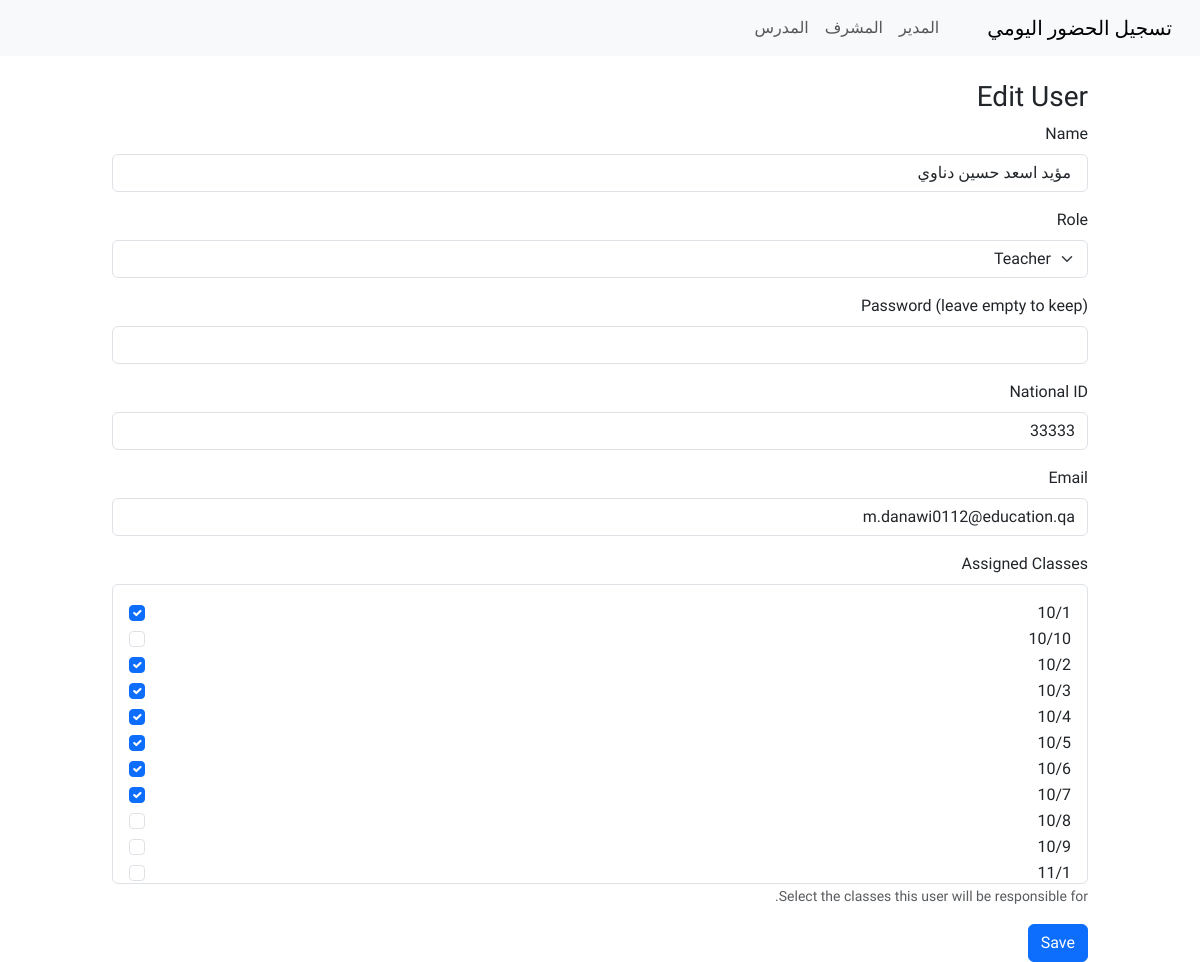
Page /admin/users/84/edit (signed in) on the committed database.
### tables this page shows
CREATE TABLE "user" (
	"id"	INTEGER NOT NULL,
	"name"	VARCHAR(150) NOT NULL,
	"role"	VARCHAR(50) NOT NULL,
	"password_hash"	VARCHAR(200),
	"national_id"	VARCHAR(50),
	"classes"	VARCHAR(200),
	"email"	VARCHAR(50),
	"emp_id"	VARCHAR(50),
	PRIMARY KEY("id")
);

CREATE TABLE school_class (
	id INTEGER NOT NULL, 
	name VARCHAR(120) NOT NULL, 
	PRIMARY KEY (id)
);

### app.py (the view, shortened to what this page needs)
@app.route('/admin/users/<int:user_id>/edit', methods=['GET', 'POST'])
@login_required
def admin_users_edit(user_id):
    if not admin_required():
        return redirect(url_for('index'))
    conn = get_db()
    row = conn.execute("SELECT * FROM user WHERE id = ?", (user_id,)).fetchone()
    if not row:
        flash('User not found', 'danger')
        return redirect(url_for('admin_users'))
    user = RowObject(row)
    classes_rows = conn.execute("SELECT * FROM school_class ORDER BY name").fetchall()
    classes = [RowObject(r) for r in classes_rows]
    return render_template('admin_user_form.html', user=user, classes=classes)

### app.py (called while the page is built)
def get_db():
    db_conn = getattr(g, '_database', None)
    if db_conn is None:
        db_conn = sqlite3.connect(DATABASE, detect_types=sqlite3.PARSE_DECLTYPES)
        db_conn.row_factory = sqlite3.Row
        g._database = db_conn
    return db_conn

@login_manager.user_loader
def load_user(user_id):
    conn = get_db()
    row = conn.execute("SELECT * FROM user WHERE id = ?", (int(user_id),)).fetchone()
    return SimpleUser(row) if row else None

def admin_required():
    if not current_user.is_authenticated or current_user.role != 'admin':
        flash('Unauthorized', 'danger')
        return False
    return True

    def __getattr__(self, name):
        try:
            return self._r[name]
        except Exception:
            raise AttributeError(name)

### templates/admin_user_form.html (shortened to what this page needs)
{% extends 'layout.html' %}
{% block content %}
<h3>{{ 'Edit' if user else 'Create' }} User</h3>
<form method="post">
    <div class="mb-3">
        <label class="form-label">Name</label>
        <input class="form-control" name="name" value="{{ user.name if user else '' }}" required>
    </div>
    <div class="mb-3">
        <label class="form-label">Role</label>
        <select name="role" class="form-select">
            <option value="teacher" {% if user and user.role=='teacher' %}selected{% endif %}>Teacher</option>
        </select>
    </div>
    <div class="mb-3">
        <label class="form-label">Password (leave empty to keep)</label>
        <input class="form-control" name="password" type="password">
    </div>
    <div class="mb-3">
        <label class="form-label">National ID</label>
        <input class="form-control" name="national_id" value="{{ user.national_id if user else '' }}">
    </div>
    <div class="mb-3">
        <label class="form-label">Email</label>
        <input class="form-control" name="email" type="email" value="{{ user.email if user else '' }}">
    </div>
    <div class="mb-3" id="class-assignment-section" style="display: none;">
        <label class="form-label">Assigned Classes</label>
        <div class="border p-3 rounded" style="max-height: 300px; overflow-y: auto;">
            {% if classes %}
            {% set assigned_class_ids = user.classes.split(',') if user and user.classes else [] %}
            {% for cls in classes %}
            <div class="form-check">
                <input class="form-check-input" type="checkbox" name="assigned_classes" value="{{ cls.id }}"
                    id="class_{{ cls.id }}" {% if cls.id|string in assigned_class_ids %}checked{% endif %}>
                <label class="form-check-label" for="class_{{ cls.id }}">
                    {{ cls.name }}
                </label>
            </div>
            {% endfor %}
            {% else %}
            <p class="text-muted mb-0">No classes available. Please create classes first.</p>
            {% endif %}
        </div>
        <small class="form-text text-muted">Select the classes this user will be responsible for.</small>
    </div>
    <button class="btn btn-primary" type="submit">Save</button>
</form>
{% endblock %}

### static/css/style.css (style rules this page uses)
body { font-family: 'Tajawal', Tahoma, Geneva, Verdana, sans-serif; }

### rows in the picture
user: name "مؤيد اسعد حسين دناوي", role "Teacher", national_id "33333", email "m.danawi0112@education.qa"
school_class: name "10/1"
school_class: name "10/10"
school_class: name "10/2"
school_class: name "10/3"
school_class: name "10/4"
school_class: name "10/5"
school_class: name "10/6"
school_class: name "10/7"
school_class: name "10/8"
school_class: name "10/9"
school_class: name "11/1"

### other values in the picture
{{ 'Edit' if user else 'Create' }} "Edit"
